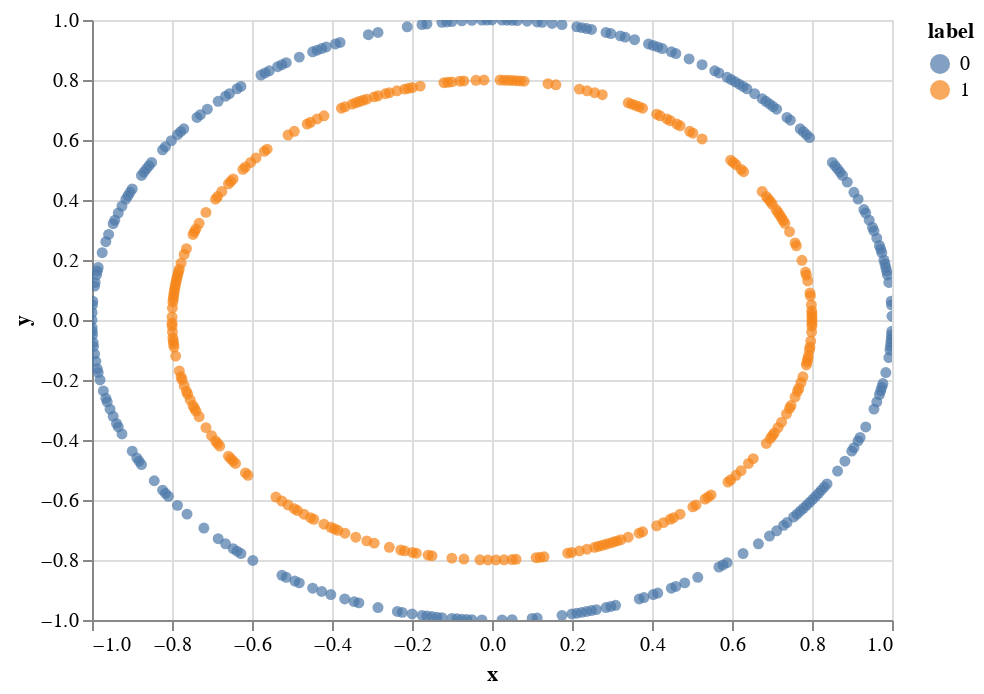

The notebook cell saved with this chart:
### Code cell
chart = alt.Chart( pd.merge(X_circle_test,
                            pd.DataFrame({'label':y_circle_test}),
                            left_index=True,right_index=True) ).mark_circle().encode(
                   x='x',
                   y='y',
                   color='label:N').interactive()
chart

### Figure 1 — Vega-Lite specification as saved in the notebook (floating-point values rounded to 4 significant figures; data arrays with more than 128 entries replaced by an {"elided": "..."} marker saying what was removed)
{"$schema": "https://vega.github.io/schema/vega-lite/v2.4.3.json", "config": {"view": {"height": 300, "width": 400}}, "data": {"values": {"elided": "500 records"}}, "encoding": {"color": {"field": "label", "type": "nominal"}, "x": {"field": "x", "type": "quantitative"}, "y": {"field": "y", "type": "quantitative"}}, "mark": "circle", "selection": {"selector002": {"bind": "scales", "encodings": ["x", "y"], "mark": {"fill": "#333", "fillOpacity": 0.125, "stroke": "white"}, "on": "[mousedown, window:mouseup] > window:mousemove!", "resolve": "global", "translate": "[mousedown, window:mouseup] > window:mousemove!", "type": "interval", "zoom": "wheel!"}}}
